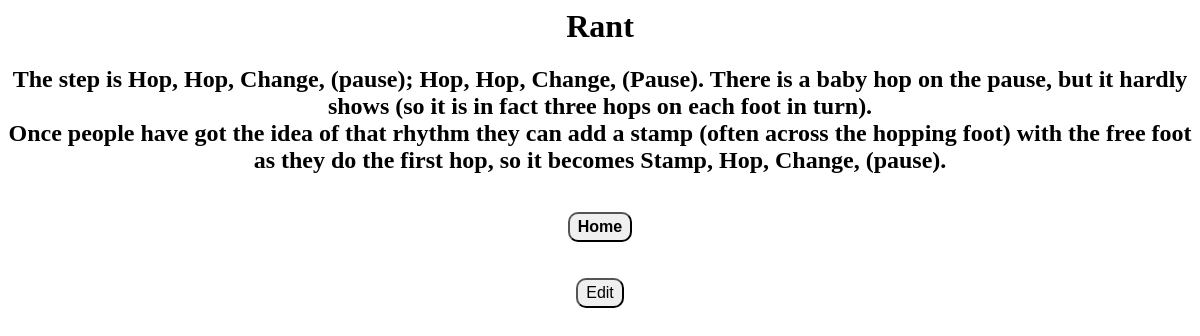
The app's page /ShowDesc.php/?cardId=2 with its own data.
### tables this page shows
CREATE TABLE cards (
card_id integer PRIMARY KEY,
title TEXT NOT NULL,
description TEXT
, grouping TEXT);

### database.php (called while the page is built, shortened)
<?php
function GetTitle($cardId, $db)
{
    $sth = $db->prepare("SELECT title FROM cards where card_id=\"".$cardId."\"");
    $sth->execute();
    $row = $sth->fetch();
    if ($row != null) {
        return $row['title'];
    }
    return "Card not found";
}
function GetDesc($cardId, $db)
{
    $sth = $db->prepare("SELECT description FROM cards where card_id=\"".$cardId."\"");
    $sth->execute();
    $row = $sth->fetch();
    if ($row != null) {
        return $row['description'];
    }
    return "Card not found";
}
?>

### ShowDesc.php (the view, shortened to what this page needs)
<?php
include "database.php";
include "header.php";
$cardId = $_GET['cardId'];
echo "</head><body><center>";
$db = DatabaseInit();
if ($db) {
    $title = GetTitle($cardId, $db);
    $desc = GetDesc($cardId, $db);
    echo "<a href=\"/flashcards/ShowTitle.php/?cardId=",$cardId,"\"><h1>",$title,"</h1></a>";
    echo "<h2>",$desc,"</h2><br>";
}
echo "<button class=\"button\" type=\"button\" onclick=\"window.location.href='/flashcards/index.php'\"><b>Home</b></button>";
echo "<br><br><br><button class=\"button\" type=\"button\" onclick=\"window.location.href='/flashcards/edit_card.php/?cardId=",$cardId,"'\">Edit</button><br>";
echo "</body></html>";
?>

### cards.css (style rules this page uses)
.button { border-radius:10px; font-size: 16px; padding: 4px 8px; }

### header.php (style rules this page uses)
A { text-decoration: none; color : #000; }

### records on screen
cards: title "Rant", description "The step is Hop, Hop, Change, (pause); Hop, Hop, Change, (Pause). There is a baby hop on the pause, but it hardly shows (so it is in fact three hops on each foot in turn). Once people have got the idea of that rhythm they can add a stamp (often across the hopping foot) with the free foot as they do the first hop, so it becomes Stamp, Hop, Change, (pause)."
